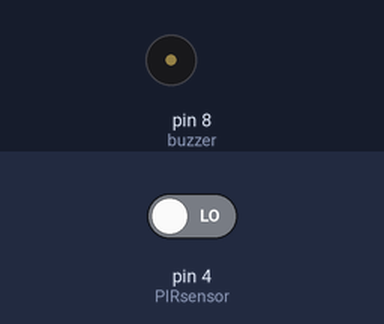
A sketch run on a simulated Arduino Uno, built with avr-gcc and run on an emulated ATmega328P. Parts: buzzer (waves = sounding, pin HIGH). Inputs (shaded band) come from the test bench; at power-on: pin 4 (PIRsensor) LOW.

Above: at 1.2 s.
1.3 s: pin 4 (PIRsensor) driven HIGH
At 1.8 s:
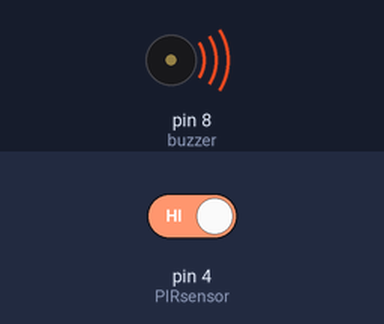
4.3 s: pin 4 (PIRsensor) driven LOW
At 4.8 s:
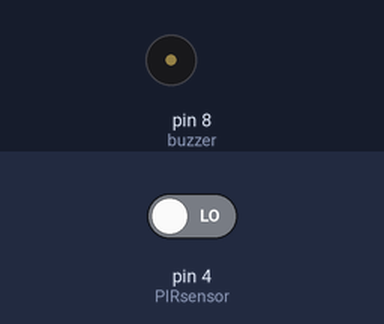
Timing chart, 0 to 7.3 s (numbered marks = the images above; inputs shaded):
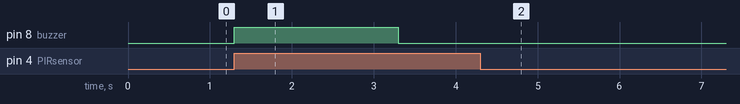

Measured:
- after the input at 1.3 s, pin 8 (buzzer): LOW → HIGH at once, → LOW 2.0 s later
- after the input at 4.3 s, pin 8 (buzzer): stops changing and stays LOW

The sketch:

Theif_Buzzer_1.ino
```cpp
int PIRsensor = 4;
int buzzer= 8;
int theif=0;
void setup()
{
  pinMode(PIRsensor,INPUT); //declare sensor as input
  pinMode(buzzer,OUTPUT); //declare as output


}

void loop()
{
  theif=digitalRead(PIRsensor);
  if(theif==1)
  {
    digitalWrite(buzzer, HIGH);
    delay(2000);
    digitalWrite(buzzer,LOW);
    delay(1000);

  }
  else
  { digitalWrite(buzzer,LOW);
  }

}
```
